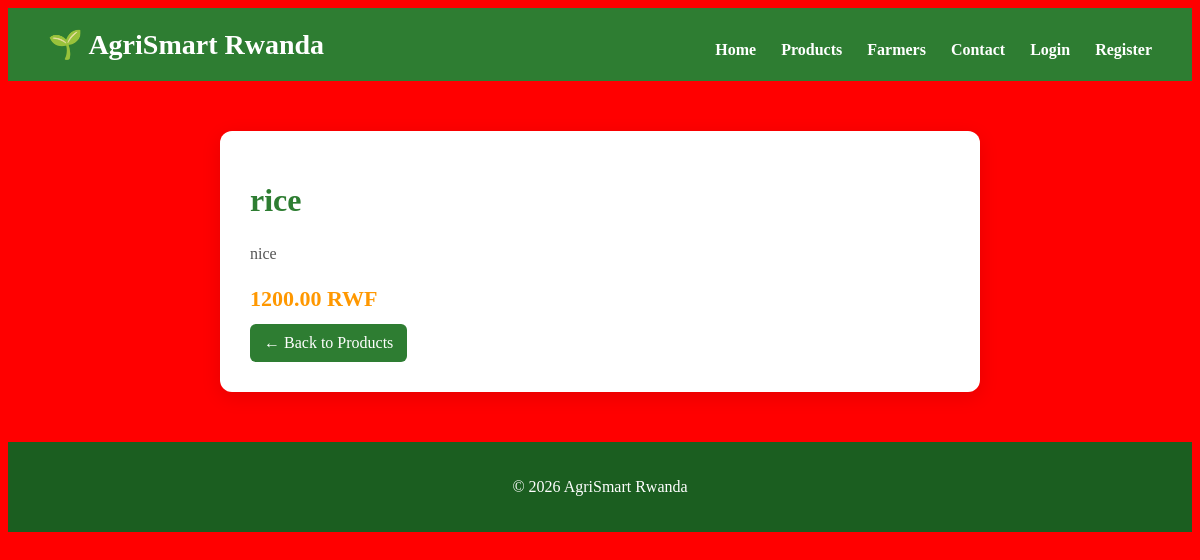
Screenshot of /product/2/ with the database file from the repository.
### marketplace/models.py (models this page shows, shortened)
class Product(models.Model):
    name = models.CharField(max_length=200)
    description = models.TextField()
    price = models.DecimalField(max_digits=10, decimal_places=2)
    image = models.ImageField(upload_to='products/', blank=True, null=True)
    stock = models.PositiveIntegerField(default=0)

### marketplace/views.py (the view)
# urls.py: path('product/<int:id>/', views.product_detail, name='product_detail'),
def product_detail(request, id):
    product = get_object_or_404(Product, id=id)
    return render(request, 'product_detail.html', {'product': product})

### templates/product_detail.html
{% extends 'base.html' %}
{% block content %}
<div class="product-detail">
    <h1>{{ product.name }}</h1>
    <p class="description">
        {{ product.description }}
    </p>
    <div class="price">
        {{ product.price }} RWF
    </div>
    <a class="btn" href="/">
        ← Back to Products
    </a>
</div>
{% endblock %}

### static/css/style.css (style rules this page uses)
body { background: red !important; }
.btn { display: inline-block; margin-top: 12px; padding: 10px 14px; background: #2e7d32; color: white; text-decoration: none; border-radius: 6px; transition: 0.3s; }
.price { font-size: 18px; font-weight: bold; color: #ff9800; margin-top: 10px; }
.product-detail { max-width: 700px; margin: 50px auto; padding: 30px; background: white; border-radius: 12px; box-shadow: 0 5px 20px rgba(0,0,0,0.1); }
.product-detail h1 { color: #2e7d32; }
.description { margin: 20px 0; color: #555; line-height: 1.6; }
.product-detail .price { font-size: 22px; color: #ff9800; font-weight: bold; }

### rows the page displays
Product: name "rice", description "nice", price "1200.00"
